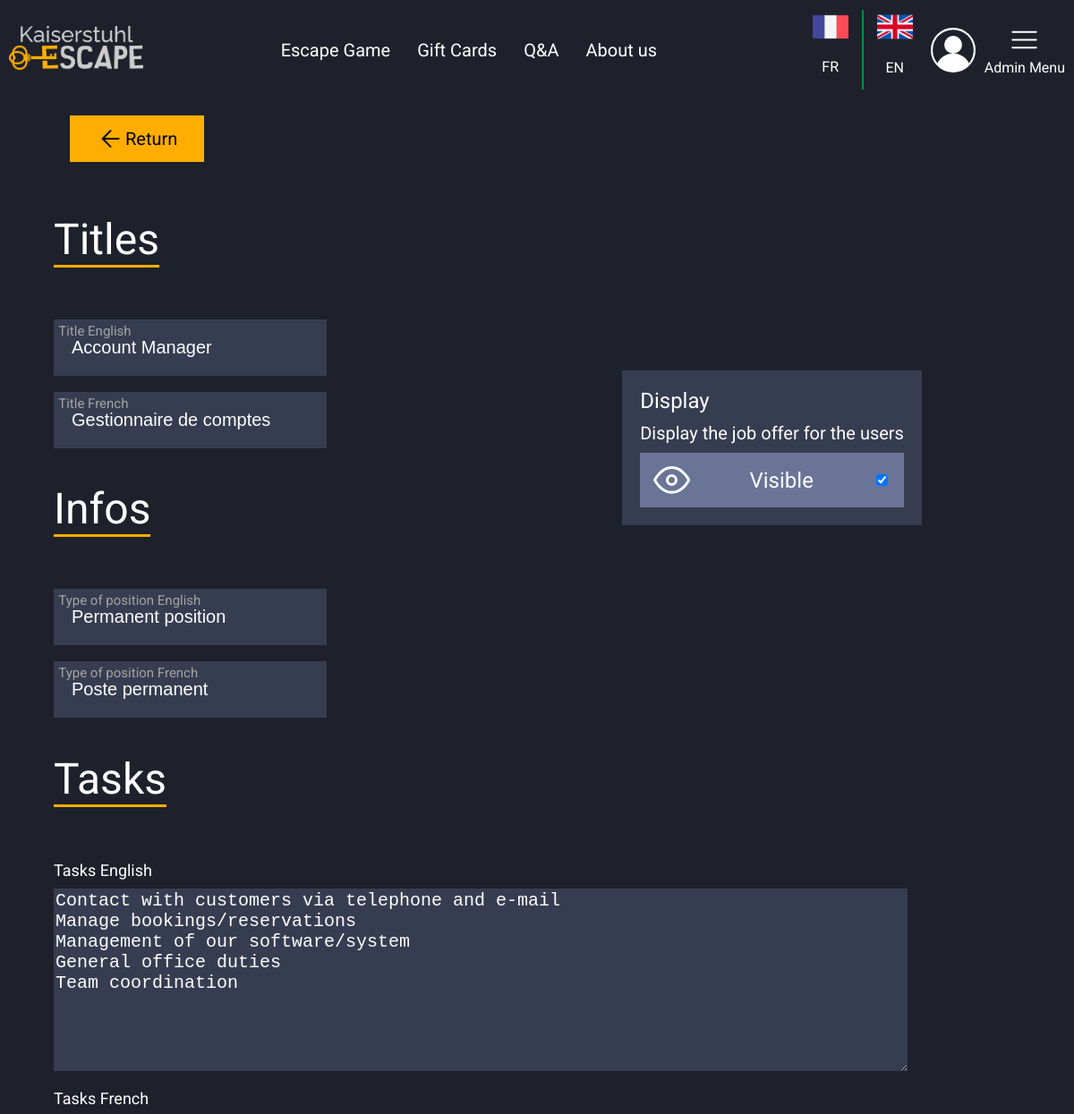
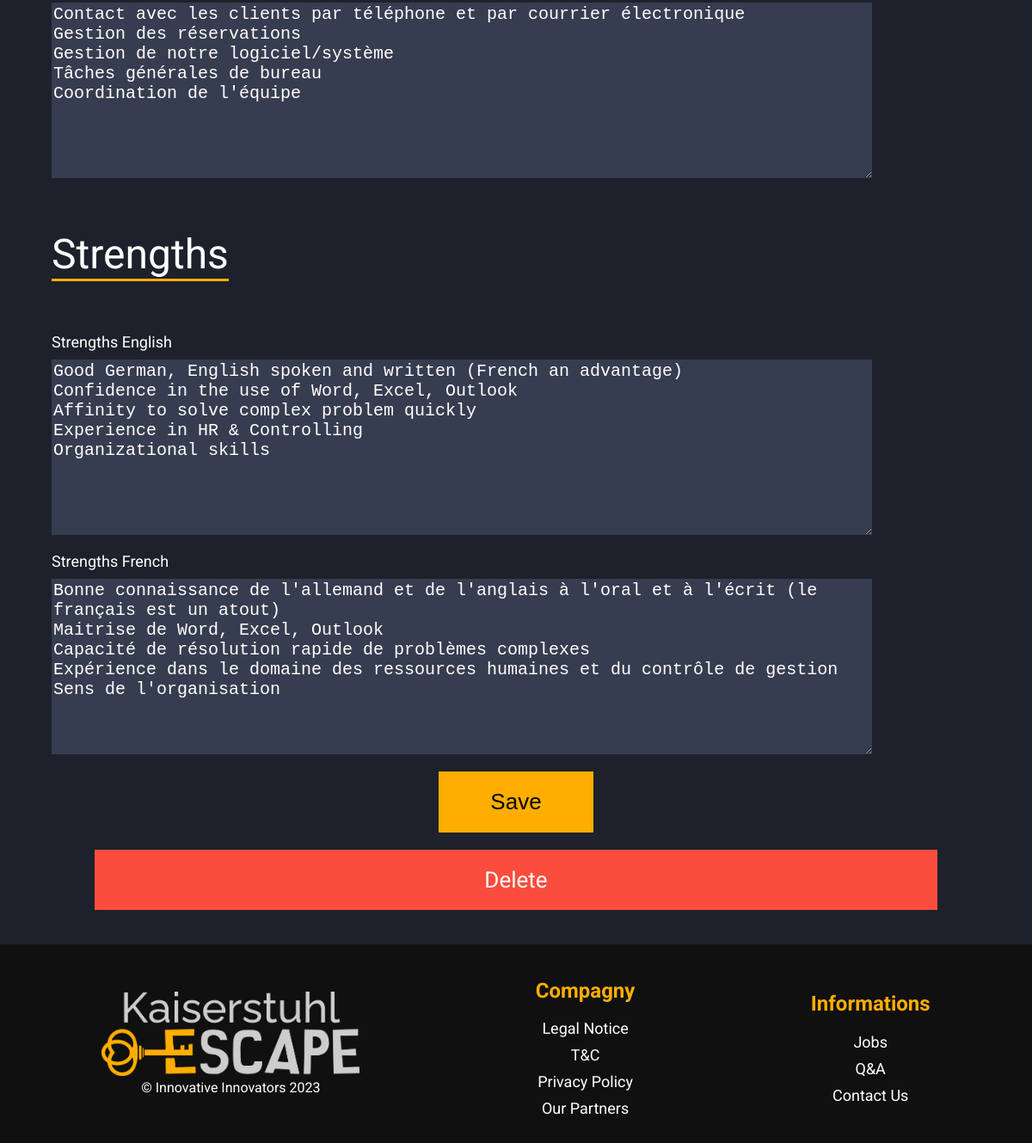
Page /index.php?action=admin&page=job&id=1 (signed in) on the committed database (2 pictures, top to bottom).
### tables this page shows
CREATE TABLE `jobs` (
  `id_jobs` int(11) NOT NULL,
  `title` varchar(255) DEFAULT NULL,
  `titleFR` varchar(255) DEFAULT NULL,
  `position` varchar(255) DEFAULT NULL,
  `positionFR` varchar(255) DEFAULT NULL,
  `task` text DEFAULT NULL,
  `taskFR` text DEFAULT NULL,
  `strength` text DEFAULT NULL,
  `strengthFR` text DEFAULT NULL,
  `visible` tinyint(1) DEFAULT NULL
);

### vue/vue.class.php (called while the page is built, shortened)
<?php
class vue
{
    private $fichierVue;
    public function __construct($action)
    {
        $this->fichierVue = "vue/vue" . $action . ".php";
    }
    public function afficher($data, $title)
    {
        require $this->fichierVue;
        require "gabarit.php";
    }
}

### controleur/ctrAdmin.class.php (called while the page is built, shortened)
<?php
require_once "modele/jobs.class.php";
require_once "modele/escapeGame.class.php";
require_once "vue/vue.class.php";
class ctrAdmin
{
    public $jobs;
    public function __construct()
    {
        $this->jobs = new jobs();
    }
    public function job()
    {
        if (isset($_GET["id"])) {
            $job = $this->jobs->getJobsById($_GET["id"]);
        } else {
            $job = "";
        }
        $title = "Administration Job - Kaiserstuhl escape";
        $objVue = new vue("AdminJob");
        $objVue->afficher(array("job" => $job), $title);
    }
}

### index.php (called while the page is built, shortened)
<?php
require "includes/default_config.php";
$objRouteur = new Routeur();
$objRouteur->routeurRequete();

### modele/jobs.class.php (called while the page is built, shortened)
<?php
require_once "modele/bdd.class.php";
class jobs extends bdd
{
    public function getJobsById($id)
    {
        $req = "SELECT * FROM jobs WHERE id_jobs = ?";
        return $this->execReqPrep($req, array($id))[0];
    }
}

### includes/default_config.php (called while the page is built, shortened)
<?php
$conf = new stdClass();
$conf->DBHOST = config::$DBHost ?? "localhost";
$conf->DBUSER = config::$DBUser ?? "root";
$conf->DBNAME = config::DBNAME;
$conf->DBPWD = config::$DBPwd ?? "admin";

### modele/bdd.class.php (called while the page is built, shortened)
<?php
abstract class bdd
{
    private $bdd;
    private function connexionBDD()
    {
        global $conf;
        if (!isset($this->bdd))
            try {
                $options = array(PDO::MYSQL_ATTR_INIT_COMMAND => "SET NAMES utf8");
                $this->bdd = new PDO('mysql:host=' . $conf->DBHOST . ';dbname=' . $conf->DBNAME, $conf->DBUSER, $conf->DBPWD, $options);
            } catch (Exception $err) {
                throw new Exception("Connexion à la BDD");
            }
        return $this->bdd;
    }
    protected function execReqPrep($req, $data)
    {
        $reponse = $this->connexionBDD()->prepare($req);
        if ($reponse->execute($data)) {
            $resultat = $reponse->fetchAll(PDO::FETCH_ASSOC);
            if (!empty($resultat))
                return $resultat;
            else
                return $reponse->rowCount();
        }
        return FALSE;
    }
}

### vue/vueAdminJob.php (the view, shortened to what this page needs)
<div class="yellowReturn">
    <a href="index.php?action=admin&page=jobs">
        <svg xmlns="http://www.w3.org/2000/svg" width="32" height="32" viewBox="0 0 24 24" fill="none" stroke="#000000"
             stroke-width="1.5" stroke-linecap="butt" stroke-linejoin="round">
            <path d="M19 12H6M12 5l-7 7 7 7"/>
        </svg>
        <?= ADMIN_JOB_RETURN ?></a>
</div>
<?php
if (isset($_GET["id"])) {
    $id = $job["id_jobs"];
    $title = $job["title"];
    $titleFR = $job["titleFR"];
    $position = $job["position"];
    $positionFR = $job["positionFR"];
    $task = $job["task"];
    $taskFR = $job["taskFR"];
    $strength = $job["strength"];
    $strengthFR = $job["strengthFR"];
    $visible = $job["visible"];
    $action = "updateJob";
}
?>
<form class="formAdminJob" action="index.php?action=admin&page=<?= $action ?>" method="post">
    <div class="adminJobSection jobTitles">
        <h2 class="titleUnderline"><?= ADMIN_JOB_TITLES ?></h2>
        <label>
            <p><?= ADMIN_JOB_TITLES_1 ?></p>
            <input type="text" name="title" id="title" value="<?= $title ?>">
        </label>
        <label>
            <p><?= ADMIN_JOB_TITLES_2 ?></p>
            <input type="text" name="titleFR" id="titleFR" value="<?= $titleFR ?>">
        </label>
    </div>
    <div class="adminJobSection jobInfos">
        <h2 class="titleUnderline"><?= ADMIN_JOB_INFOS ?></h2>
        <label>
            <p><?= ADMIN_JOB_INFOS_1 ?></p>
            <input type="text" name="position" id="position" value="<?= $position ?>">
        </label>
        <label>
            <p><?= ADMIN_JOB_INFOS_2 ?></p>
            <input type="text" name="positionFR" id="positionFR" value="<?= $positionFR ?>">
        </label>
    </div>
    <div class="adminJobSection jobTasks">
        <h2 class="titleUnderline"><?= ADMIN_JOB_TASKS ?></h2>
        <div class="textAreaJob">
            <label class="labelTextArea" for="task"><?= ADMIN_JOB_TASKS_1 ?></label>
            <textarea name="task" id="task" cols="24" rows="10"><?= $task ?></textarea>
        </div>
        <div class="textAreaJob">
            <label class="labelTextArea" for="taskFR"><?= ADMIN_JOB_TASKS_2 ?></label>
            <textarea name="taskFR" id="taskFR" cols="24" rows="10"><?= $taskFR ?></textarea>
        </div>
    </div>
    <div class="adminJobSection jobStrenghts">
        <h2 class="titleUnderline"><?= ADMIN_JOB_STRENGTHS ?></h2>
        <div class="textAreaJob">
            <label class="labelTextArea" for="strength"><?= ADMIN_JOB_STRENGTHS_1 ?></label>
            <textarea name="strength" id="strength" cols="24" rows="10"><?= $strength ?></textarea>
        </div>
        <div class="textAreaJob">
            <label class="labelTextArea" for="strengthFR"><?= ADMIN_JOB_STRENGTHS_2 ?></label>
            <textarea name="strengthFR" id="strengthFR" cols="24" rows="10"><?= $strengthFR ?></textarea>
        </div>
    </div>
    <div class="displayJob">
        <p class="firstTitleDisplay"><?= ADMIN_JOB_DISPLAY ?></p>
        <p class="secondTitleDisplay"><?= ADMIN_JOB_DISPLAY_P ?></p>
        <div class="divVisibleDisplay">
            <p><?= ADMIN_JOB_DISPLAY_VISIBLE ?></p>
            <input type="checkbox" name="visible" id="visible" <?php
            if ($visible == 1) {
                echo "checked";
            } elseif ($visible == 0) {
                echo "";
            } else {
                echo "checked";
            }
            ?>>
        </div>
    </div>
    <div class="submitAdminJob">
        <input class="yellowButton" type="submit" value="<?= ADMIN_JOB_DISPLAY_SAVE ?>">
    </div>
</form>
<?php
if (isset($id)) {
    ?>
    <div class="redButton">
        <?= ADMIN_JOB_DISPLAY_DELETE ?>
    </div>
    <?php
}
?>

### styles/style.css (style rules this page uses)
:root { --background: #1E212B; --yellow: #FFAE00; --green: #038C4C; --black: #101010; --lightBlue: #373D50; --red: #fb4d3d; --lightGrey: #a4a4a4; --veryLightBlue: #6A7497; --grey: #D9D9D9; }
html, body { height: 100%; }
body { margin: 0; background-color: var(--background); font-family: 'Roboto', sans-serif; display: grid; grid-template-rows: auto 1fr auto; grid-template-columns: 100%; }
input[type="submit"], button { cursor: pointer; }
.titleUnderline { position: relative; display: inline-block; font-size: 32px; font-weight: 400; border-bottom: var(--yellow) solid 3px; }
.titleUnderline::after { content: ""; position: absolute; border-bottom: var(--yellow) 3px solid; }
.newAmount input[type=submit], .yellowButton { background-color: var(--yellow); border: none; padding: 20px 30%; font-size: 20px; }
a { text-decoration: none; }
.redButton { background-color: var(--red); padding: 20px; margin: 20px 50px; display: flex; justify-content: center; align-items: center; font-size: 26px; cursor: pointer; }
.formAdminJob input:not([type=submit]) { background-color: var(--lightBlue); border: none; padding: 20px; font-weight: 500; font-style: normal; font-size: 20px; color: white; }
.formAdminJob label > p { transform: translate(1%, 120%); color: var(--lightGrey); font-size: 15px; margin: 0 }
.yellowReturn { margin: 18px; display: grid; grid-template-columns: 1fr 1fr; justify-items: center; }
.yellowReturn a { background-color: var(--yellow); padding: 10px 30px; text-decoration: none; font-size: 20px; color: black; display: flex; justify-content: center; align-items: center; }
.formAdminJob textarea { background-color: var(--lightBlue); border: none; font-weight: 500; font-style: normal; font-size: 20px; color: white; }
.displayJob { background-color: var(--lightBlue); padding: 20px; margin: 40px 0; }
.firstTitleDisplay { font-size: 24px; margin: 0 0 10px 0; }
.secondTitleDisplay { font-size: 20px; margin: 0 0 10px 0; }
.divVisibleDisplay { display: flex; justify-content: space-between; align-items: center; background-color: var(--veryLightBlue); padding: 15px; }
.divVisibleDisplay p { font-size: 24px; margin: 0; }
.formAdminJob input[type=submit] { font-size: 26px; }
.submitAdminJob { display: flex; justify-content: center; align-items: center; }
.textAreaJob { margin: 20px 0; }
.textAreaJob textarea { width: 88%; height: 200px; margin-top: 10px; }
.labelTextArea { font-size: 18px; }

### styles/stylePC.css (style rules this page uses)
.titleUnderline { font-size: 48px; }
.formAdminJob { display: grid; grid-template-areas: "titles display" "infos display" "tasks tasks" "strenghts strenghts" "submit submit"; }
.jobTitles { grid-area: titles; }
.displayJob { grid-area: display; align-self: center; justify-self: center; }
.jobInfos { grid-area: infos; }
.jobTasks { grid-area: tasks; }
.jobStrenghts { grid-area: strenghts; }
.submitAdminJob { grid-area: submit; justify-self: center; }
.newAmount input[type="submit"], .yellowButton { padding: 20px 60px; }
.yellowReturn { justify-items: start; }
.textAreaJob { display: flex; flex-direction: column; }

### rows in the picture
jobs: title "Account Manager", titleFR "Gestionnaire de comptes", position "Permanent position", positionFR "Poste permanent", task "Contact with customers via telephone and e-mail Manage bookings/reservations Management of our software/system General office duties Team coordination", taskFR "Contact avec les clients par téléphone et par courrier électronique Gestion des réservations Gestion de notre logiciel/système Tâches générales de bureau Coordination de l'équipe", strength "Good German, English spoken and written (French an advantage) Confidence in the use of Word, Excel, Outlook Affinity to solve complex problem quickly Experience in HR & Controlling Organizational skills", strengthFR "Bonne connaissance de l'allemand et de l'anglais à l'oral et à l'écrit (le français est un atout) Maitrise de Word, Excel, Outlook Capacité de résolution rapide de problèmes complexes Expérience dans le domaine des ressources humaines et du contrôle de gestion Sens de l'organisation", visible "☑"

### other values in the picture
MENU_ESCAPE_GAME "Escape Game"
MENU_GIFT_CARDS "Gift Cards"
MENU_Q_AND_A "Q&A"
MENU_ABOUT_US "About us"
ADMIN_JOB_RETURN "Return"
ADMIN_JOB_TITLES "Titles"
ADMIN_JOB_TITLES_1 "Title English"
ADMIN_JOB_TITLES_2 "Title French"
ADMIN_JOB_INFOS "Infos"
ADMIN_JOB_INFOS_1 "Type of position English"
ADMIN_JOB_INFOS_2 "Type of position French"
ADMIN_JOB_TASKS "Tasks"
ADMIN_JOB_TASKS_1 "Tasks English"
ADMIN_JOB_TASKS_2 "Tasks French"
ADMIN_JOB_STRENGTHS "Strengths"
